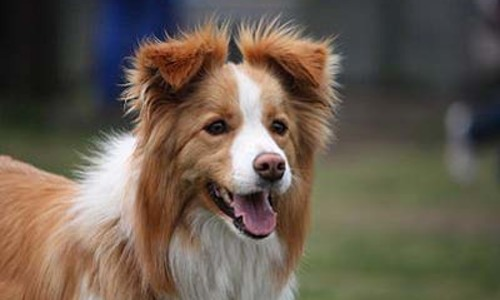
%> input picture 1.jpg, 500 x 300 px
$ octave kadai3.m   (GNU Octave 9; MATLAB toolbox functions it lacks are replaced by stand-ins)
%> lines starting %> are read from the running program, lines starting %| are printed output that depends on the picture; in (x1, y1, x2, y2) boxes, pixels count from 0 and x2, y2 are one past the last pixel; in counts of white or black regions, pixels touching at a corner belong together; the program's own positions count from 1
% 課題３　閾値処理
% 閾値を4パターン設定し,閾値処理た画像を示せ．
% 下記はサンプルプログラムである．
% 課題作成にあたっては「Lenna」以外の画像を用いよ．

clear; % 変数のオールクリア

ORG=imread('1.jpg'); % 原画像の入力
%> ORG is the input picture: size 300x500x3 uint8; mean R, G, B 104.8, 92.8, 79.8
ORG= rgb2gray(ORG); % カラー画像を白黒濃淡画像へ変換
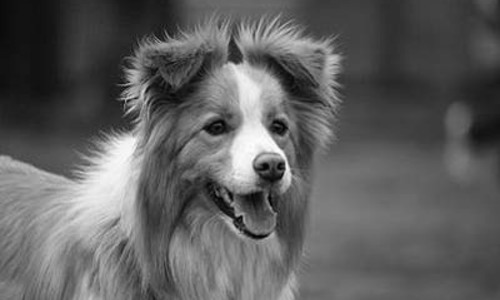
%> ORG: size 300x500 uint8; min 2, max 254, mean 94.9

imagesc(ORG); colormap(gray); colorbar; % 画像の表示
pause;

IMG = ORG > 64; % 輝度値が64以上の画素を1，その他を0に変換
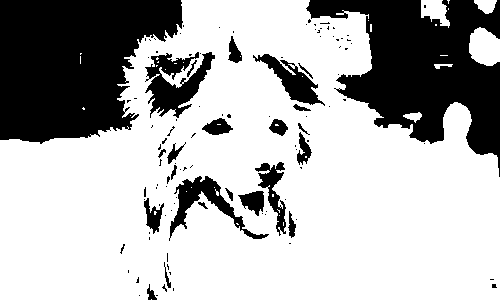
%> IMG: size 300x500 logical; 69.9% white; 112 black regions (88 under 20 px), largest, box (x1, y1, x2, y2) and area: (0, 0, 183, 144) 19518, (306, 0, 500, 177) 16953, (145, 52, 215, 118) 2274
imagesc(IMG); colormap(gray); colorbar;
pause;

IMG = ORG > 96;
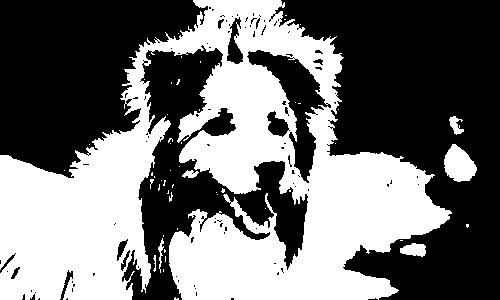
%> IMG: size 300x500 logical; 44.3% white; 53 white regions (45 under 20 px), largest, box (x1, y1, x2, y2) and area: (0, 0, 452, 300) 64807, (444, 144, 477, 182) 851, (400, 243, 426, 257) 265
imagesc(IMG); colormap(gray); colorbar;
pause;

IMG = ORG > 128;
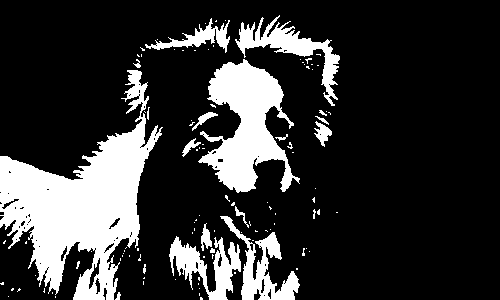
%> IMG: size 300x500 logical; 20.3% white; 110 white regions (91 under 20 px), largest, box (x1, y1, x2, y2) and area: (0, 70, 163, 300) 15228, (198, 59, 300, 193) 6704, (235, 15, 340, 106) 2245
imagesc(IMG); colormap(gray); colorbar;
pause;

IMG = ORG > 192;
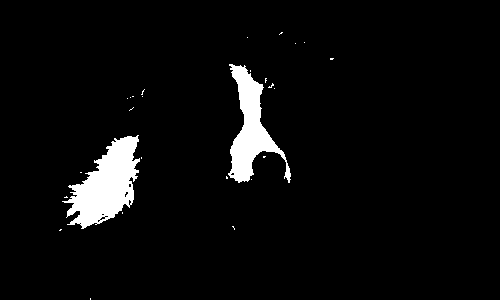
%> IMG: size 300x500 logical; 4.5% white; 27 white regions (25 under 20 px), largest, box (x1, y1, x2, y2) and area: (62, 135, 140, 229) 3805, (228, 64, 291, 183) 2891
imagesc(IMG); colormap(gray); colorbar;
